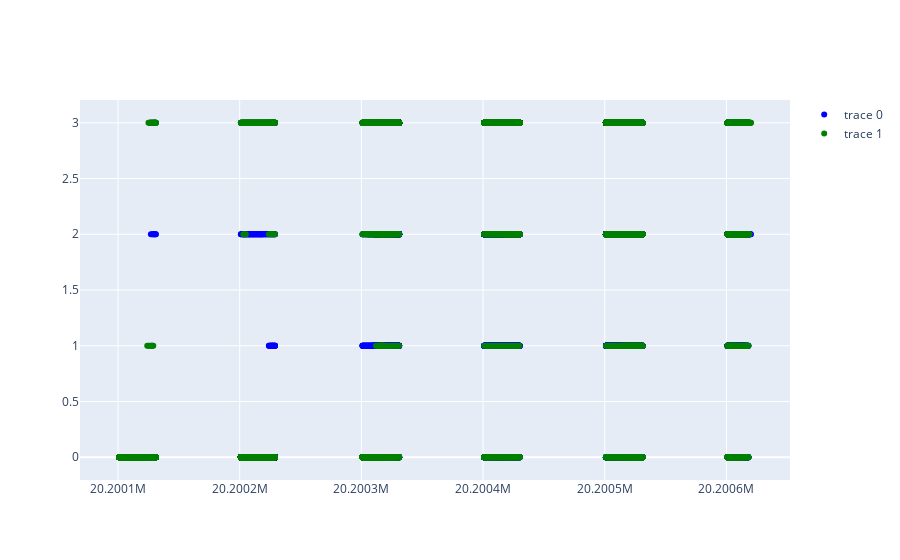

The notebook cell this image was saved under:
### Code cell
import pandas as pd
import plotly.graph_objects as go
import plotly.offline as pyo

df= pd.read_csv(r'OxCGRT_latest.csv')
df= df[["CountryName","Date","C1_School closing","C2_Workplace closing","C3_Cancel public events","C4_Restrictions on gatherings",
    "C5_Close public transport","C6_Stay at home requirements","C7_Restrictions on internal movement"]]
df[df["CountryName"].str.contains("Germany", case=False, na=False)]

# set up plotly figure
fig = go.Figure()

# Add title and axis names
data1 = go.Scatter(
        x=df['Date'],
        y=df['C2_Workplace closing'],
        mode='markers',
        marker=dict(color='blue')
    )

data2 = go.Scatter(
        x=df['Date'],
        y=df['C1_School closing'],
        mode='markers',
        marker=dict(color='green')
    )


# Horizontal line shape
shapes=[dict(
        type='line',
        x0 = df['C1_School closing'].loc[i],
        y0 = i + 1,
        x1 = df['C1_School closing'].loc[i],
        y1 = i + 1,
        line = dict(
            color = 'grey',
            width = 2
        )
    ) for i in range(len(df['C1_School closing']))]

layout = go.Layout(
    #shapes = shapes,
    title='Lollipop Chart'
)

# Plot the chart
go.Figure([data1, data2])

### Figure 1 — Plotly figure (JSON) as saved in the notebook; plotly's stock layout.template omitted (floating-point values rounded to 4 significant figures; data arrays with more than 128 entries replaced by an {"elided": "..."} marker saying what was removed)
{"data": [{"marker": {"color": "blue"}, "mode": "markers", "type": "scatter", "x": {"elided": "30282 int values"}, "y": {"elided": "30282 int values"}}, {"marker": {"color": "green"}, "mode": "markers", "type": "scatter", "x": {"elided": "30282 int values"}, "y": {"elided": "30282 int values"}}], "layout": {}}
